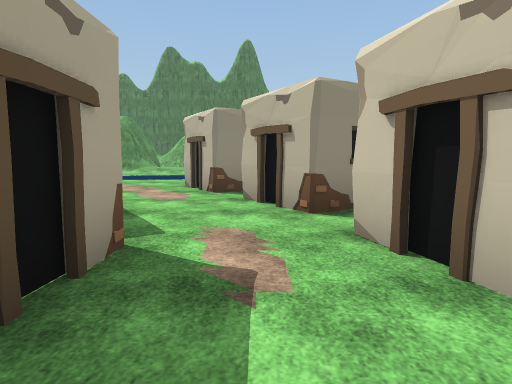
[1] (above)

24 first-person views from a walk through a Unity game level. The camera is 1.4 m above the floor, tilts 6° down and sees 75° across. The floor is counted in squares, 2 m on a side. Each view is taken from the middle of a square. On the plan, view 1 faces up. The plan holds only what a view shows up to about 10 squares ahead; the rest is blank. The place goes on beyond the plan. The player is left out. Some animated figures are left out. Some surface patterns are stand-ins.

[2]
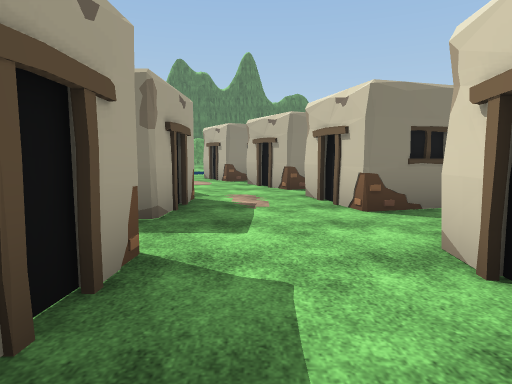

[3]
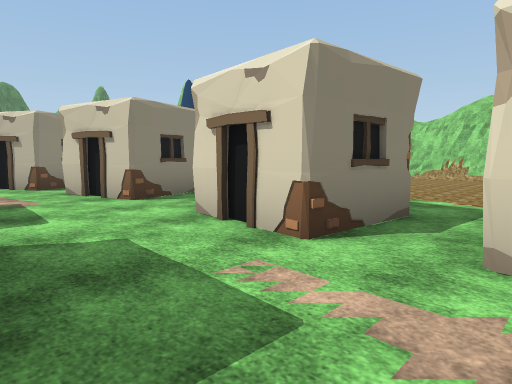

[4]
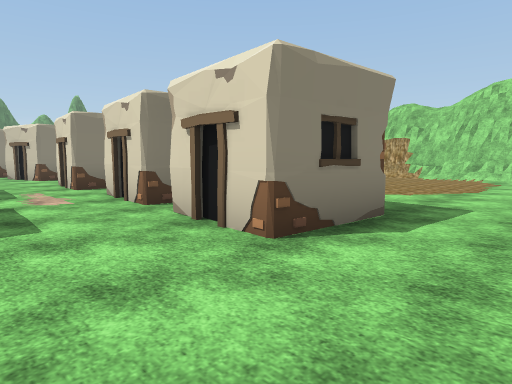

[5]
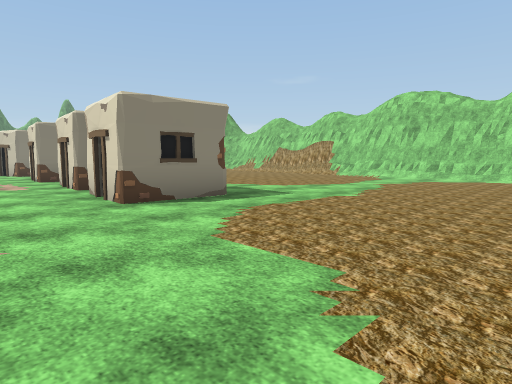

[6]
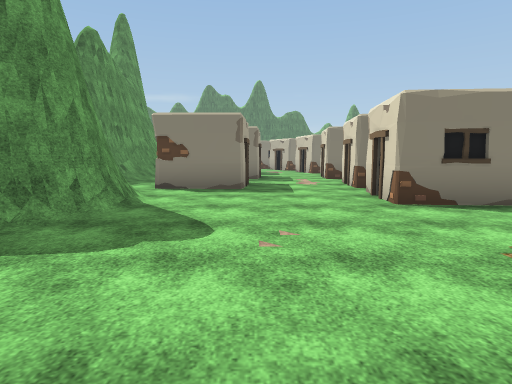

[7]
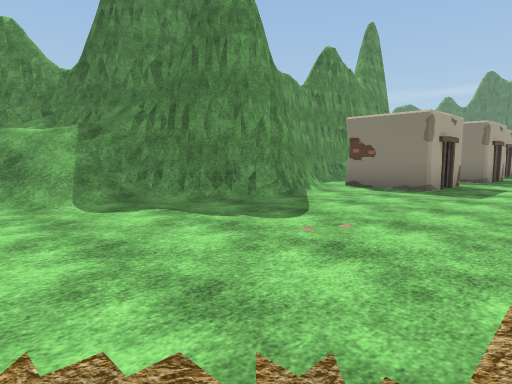

[8]
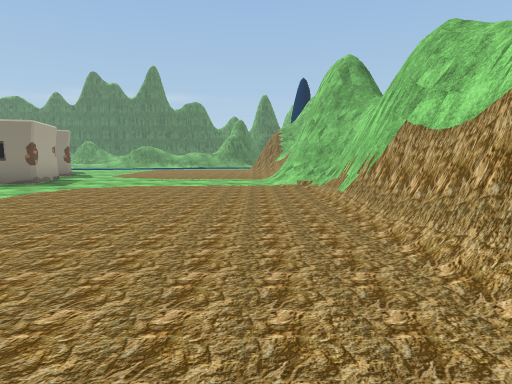

[9]
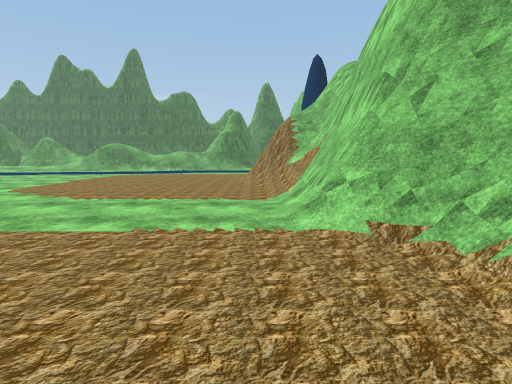

[10]
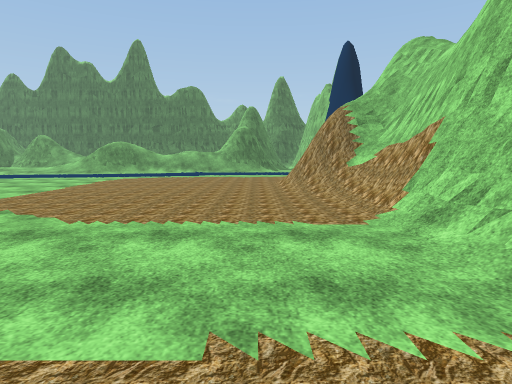

[11]
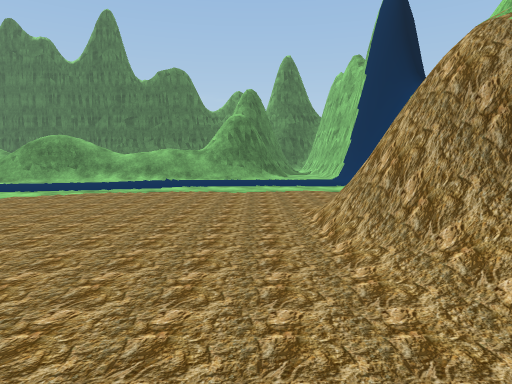

[12]
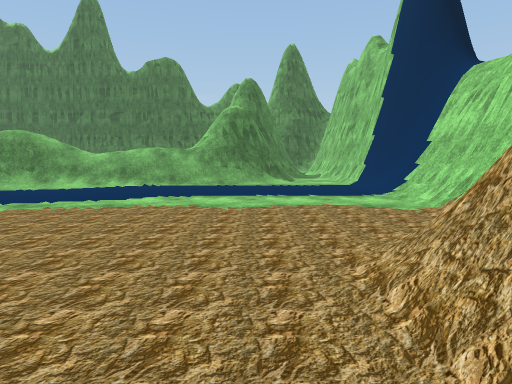

[13]
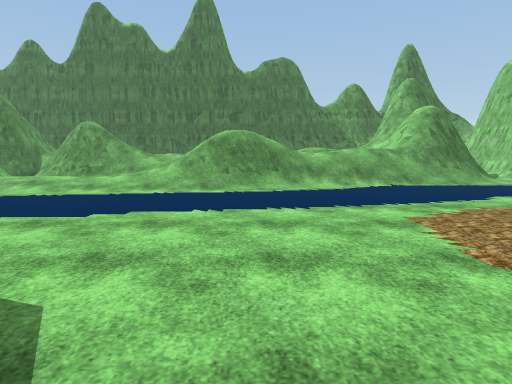

[14]
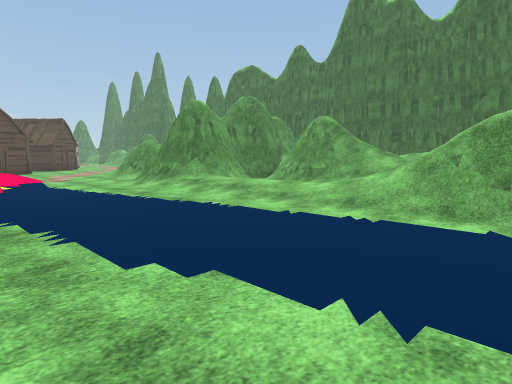

[15]
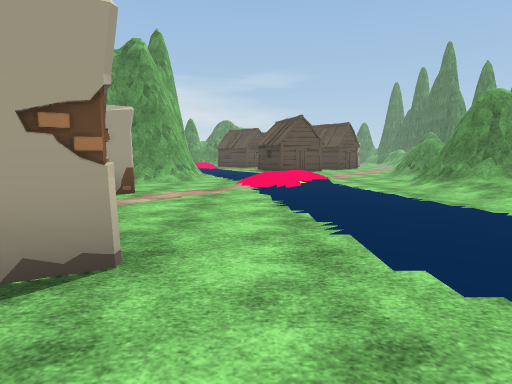

[16]
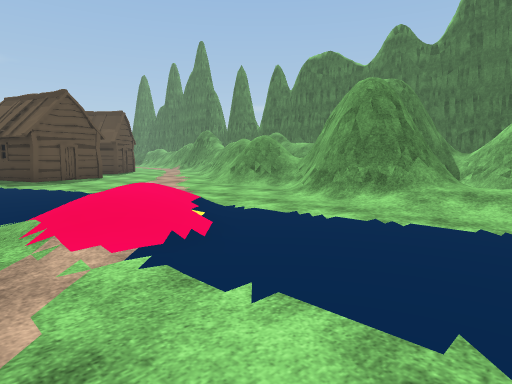

[17]
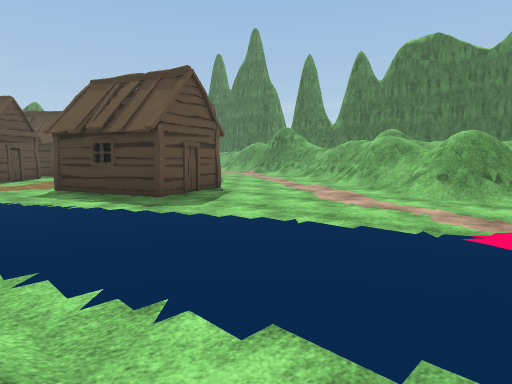

[18]
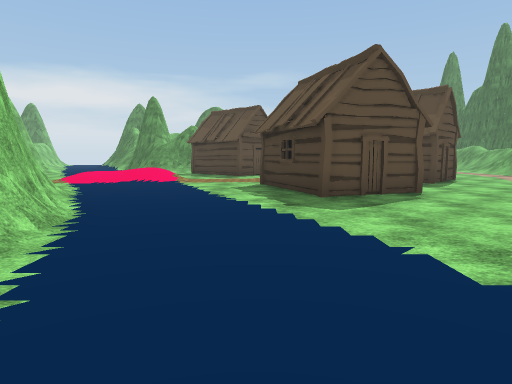

[19]
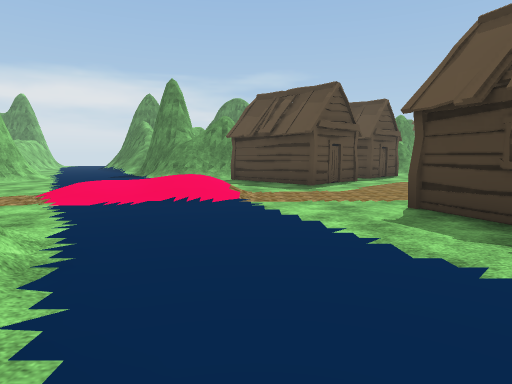

[20]
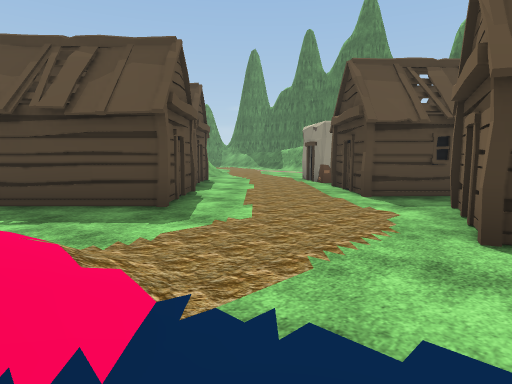

[21]
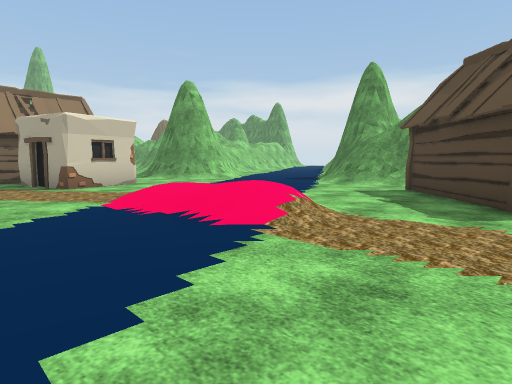

[22]
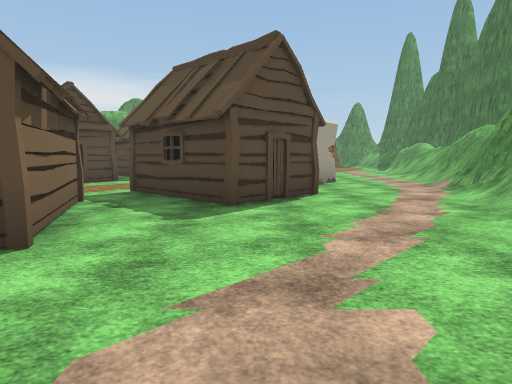

[23]
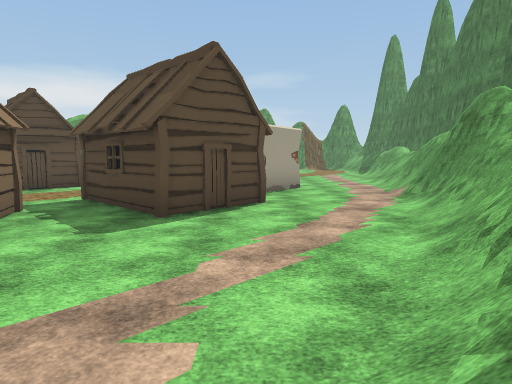

[24]
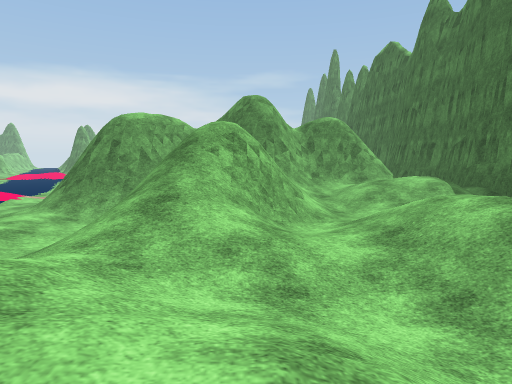

### Floor plan
Key: @ floor where view 1 was taken; # wall or solid block; x gap in a wall; . main floor; : floor 0.5 m higher than the main floor; + floor 2 m higher than the main floor; / step, stairs or slope; = window, fence, low wall or low ledge; H hut; O other object.
Columns run from 22 left of view 1 to 11 right of it. Each row starts with its distance up from view 1.
 24               #####
 23               #/ //
 22               ##/// //
 21 =#            =#///////
 20 /#####        =##///////
 19 ....=#=        =#/##/////
 18 ...... ==#     =#=#/////
 17  #......===+   =#=#////    //##/.#
 16  ##.H...../=######/// /////////..#
 15 .O HHH..... ==/###::://==///.....#
 14 ..H.H..........//////./..........#
 13 ...H...H.........................#
 12 .....HH.H.....//.................#
 11 H.....HHH.....///.............../#
 10 HH....H........//.............../
  9  HH...................#........#
  8 H.../......#  /......##........###
  7 ...///...###  #/.O#..#O ......./#
  6 ... //./##    #     ..#  ....../#
  5 ..  //./            ..##O.......#
  4 .  ....              ..x  ......#
  3 .......             O..###......#
  2 ....O#.              #..#O......##
  1 #..###.              #..........##
  0 #    #.              .@..........#
 -1     HHH             O#..#O.......#
 -2       H             ##..##....../#
 -3                  #.  .........../#
 -4                   . O...#O  ..../#
 -5                   .  ...#    .../#
 -6                   #......  ...../#
 -7                   #/...#  ....../#
 -8                 ###/...#O#....../#
 -9                ####/............/#
-10               ##/#/............./#
-11               #//=/............./#
-12               #///............../
-13                    .......

Where each view was taken, in squares from view 1:
view 1: 0 up, 0 right, facing up
view 2: 3 down, 0 right, facing up
view 3: 4 down, 1 left, facing up-right
view 4: 10 down, 1 left, facing up-right
view 5: 13 down, 1 left, facing up-right
view 6: 13 down, 1 left, facing up
view 7: 13 down, 1 right, facing up-left
view 8: 7 down, 9 right, facing up
view 9: 2 down, 9 right, facing up
view 10: 0 up, 8 right, facing up
view 11: 5 up, 8 right, facing up
view 12: 7 up, 8 right, facing up
view 13: 7 up, 2 right, facing up
view 14: 10 up, 2 right, facing up-left
view 15: 10 up, 2 right, facing left
view 16: 9 up, 3 left, facing up-left
view 17: 8 up, 8 left, facing up-left
view 18: 10 up, 8 left, facing left
view 19: 8 up, 12 left, facing left
view 20: 7 up, 16 left, facing up-left
view 21: 10 up, 15 left, facing down-left
view 22: 15 up, 12 left, facing left
view 23: 16 up, 12 left, facing left
view 24: 19 up, 2 right, facing left
